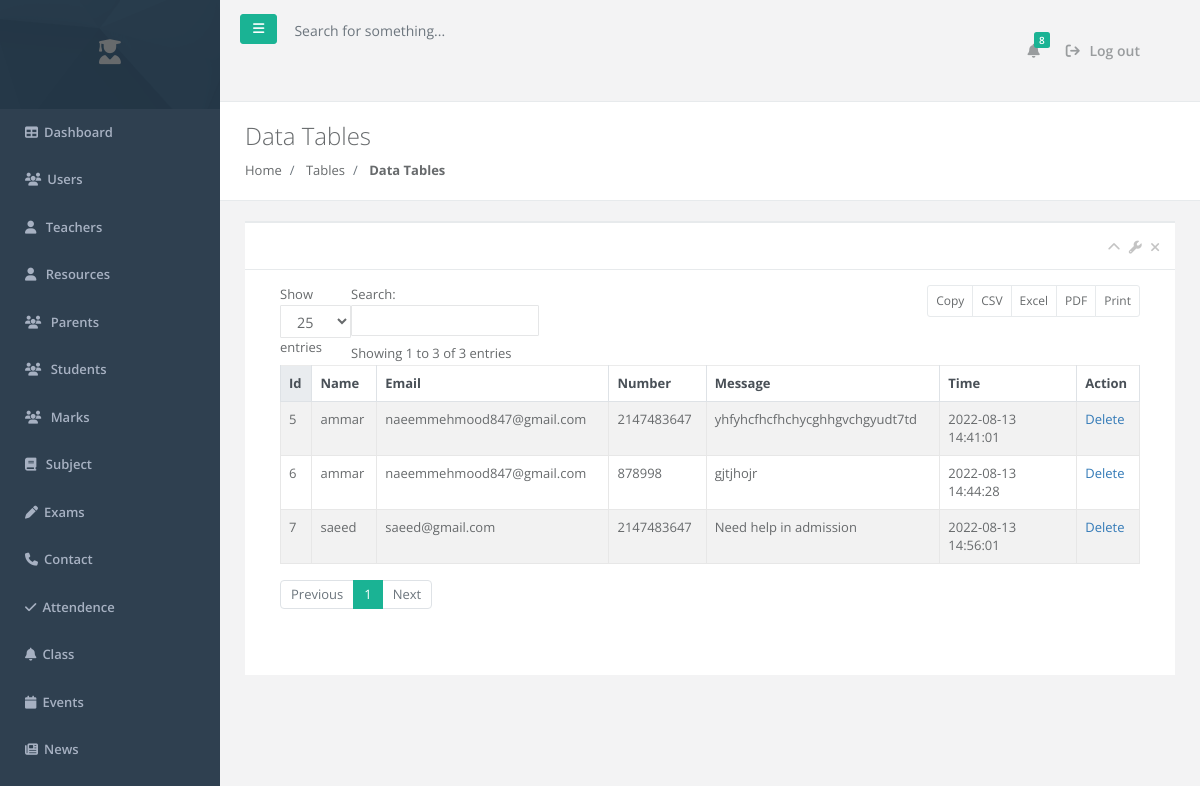
The page /dashboard/contact/index.php on the database its author committed.
### tables this page shows
CREATE TABLE `contact` (
  `id` int(11) NOT NULL,
  `name` varchar(50) NOT NULL,
  `email` varchar(50) NOT NULL,
  `number` int(11) NOT NULL,
  `message` text NOT NULL,
  `time` datetime NOT NULL DEFAULT current_timestamp()
);

### dashboard/contact/index.php (the view, shortened to what this page needs)
<?php
include '../sidebar_header.php';
$contact = $db->query("select * from contact ");
?>
<div class="row wrapper border-bottom white-bg page-heading">
                <div class="col-lg-10">
                    <h2>Data Tables</h2>
                    <ol class="breadcrumb">
                        <li class="breadcrumb-item">
                            <a href="index.html">Home</a>
                        </li>
                        <li class="breadcrumb-item">
                            <a>Tables</a>
                        </li>
                        <li class="breadcrumb-item active">
                            <strong>Data Tables</strong>
                        </li>
                    </ol>
                </div>
                <div class="col-lg-2">
                </div>
            </div>
        <div class="wrapper wrapper-content animated fadeInRight">
            <div class="row">
                <div class="col-lg-12">
                <div class="ibox ">
                    <div class="ibox-title">
                        <div class="ibox-tools">
                            <a class="collapse-link">
                                <i class="fa fa-chevron-up"></i>
                            </a>
                            <a class="dropdown-toggle" data-toggle="dropdown" href="#">
                                <i class="fa fa-wrench"></i>
                            </a>
                            <a class="close-link">
                                <i class="fa fa-times"></i>
                            </a>
                        </div>
                    </div>
                    <div class="ibox-content">
                <div class="table-responsive">
                    <table class="table table-striped table-bordered table-hover dataTables-example" >
                    <thead class="thead-light">
                        <tr>
                            <th>Id</th>
                            <th>Name</th>
                            <th>Email</th>
                            <th>Number</th>
                            <th>Message</th>
                            <th>Time</th>
                            <th>Action</th>
                        </tr>
                    </thead>
                    <tbody>
                        <?php foreach ($contact as $row) {?>
                        <tr>
                            <td><?php echo $row['id']; ?></td>
                            <td><?php echo $row['name']; ?></td>
                            <td><?php echo $row['email']; ?></td>
                            <td><?php echo $row['number']; ?></td>
                            <td><?php echo $row['message']; ?></td>
                            <td><?php echo $row['time']; ?></td>
                            <td>
                                <a href="<?php echo $url;?>/contact/index.php?delete=yes&&id=<?php echo $user['id']; ?>" onclick="return confirm('Are you sure?')">Delete</a>
                            </td>
                        </tr>
                        <?php } ?>
                    </tbody>
                </table>
            </div>
        </div>
<?php
    include '../footer.php';
?>

### rows shown on the page
contact: id "5", name "ammar", email "naeemmehmood847@gmail.com", number "2147483647", message "yhfyhcfhcfhchycghhgvchgyudt7td", time "2022-08-13 14:41:01"
contact: id "6", name "ammar", email "naeemmehmood847@gmail.com", number "878998", message "gjtjhojr", time "2022-08-13 14:44:28"
contact: id "7", name "saeed", email "saeed@gmail.com", number "2147483647", message "Need help in admission", time "2022-08-13 14:56:01"
